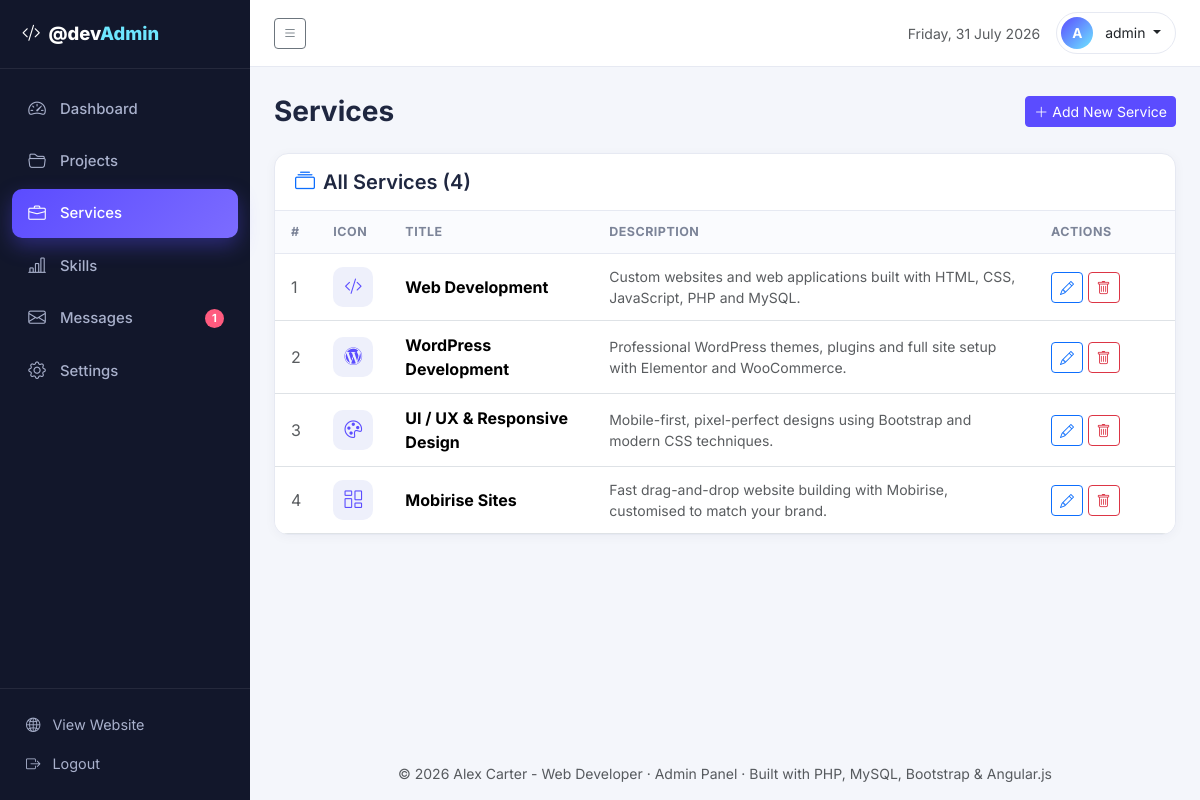
Screenshot of /admin/services.php (signed in) with the database file from the repository.
### tables this page shows
CREATE TABLE services (
  id INT AUTO_INCREMENT PRIMARY KEY,
  title VARCHAR(190) NOT NULL,
  icon VARCHAR(60) NOT NULL DEFAULT 'bi-code-slash',
  description TEXT,
  sort_order INT DEFAULT 0
);

### includes/config.php (called while the page is built, shortened)
<?php
function db(): mysqli
{
    static $conn = null;
    if ($conn === null) {
        try {
            $conn = new mysqli(DB_HOST, DB_USER, DB_PASS, DB_NAME);
            $conn->set_charset('utf8mb4');
        } catch (mysqli_sql_exception $e) {
            http_response_code(500);
            die('Database connection failed. Please import database.sql first. Error: ' . htmlspecialchars($e->getMessage()));
        }
    }
    return $conn;
}

### includes/functions.php (called while the page is built, shortened)
<?php
function e(?string $value): string
{
    return htmlspecialchars((string)$value, ENT_QUOTES, 'UTF-8');
}
function fetch_all(string $sql, string $types = '', array $params = []): array
{
    $stmt = db()->prepare($sql);
    if ($params) {
        $stmt->bind_param($types, ...$params);
    }
    $stmt->execute();
    return $stmt->get_result()->fetch_all(MYSQLI_ASSOC);
}
function fetch_one(string $sql, string $types = '', array $params = []): ?array
{
    $rows = fetch_all($sql, $types, $params);
    return $rows[0] ?? null;
}

### admin/includes/auth.php (called while the page is built, shortened)
<?php
require_once __DIR__ . '/../../includes/config.php';
require_once __DIR__ . '/../../includes/functions.php';
function current_admin(): ?array
{
    return fetch_one('SELECT id, username, email FROM admin_users WHERE id = ?', 'i', [(int)$_SESSION['admin_id']]);
}

### admin/services.php (the view, shortened to what this page needs)
<?php
require_once __DIR__ . '/includes/header.php';
$editing = null;
$services = fetch_all('SELECT * FROM services ORDER BY sort_order ASC, id ASC');
?>
<div class="d-flex justify-content-between align-items-center flex-wrap gap-2 mb-4">
  <h1 class="h3 fw-bold mb-0">Services</h1>
  <button class="btn btn-primary btn-sm" data-bs-toggle="collapse" data-bs-target="#serviceForm" aria-expanded="<?php echo $editing ? 'true' : 'false'; ?>">
    <i class="bi bi-plus-lg me-1"></i><?php echo $editing ? 'Edit Service' : 'Add New Service'; ?>
  </button>
</div>
<div class="panel">
  <div class="panel-head"><h5 class="mb-0 fw-semibold"><i class="bi bi-collection me-2 text-primary"></i>All Services (<?php echo count($services); ?>)</h5></div>
  <div class="panel-body p-0">
    <div class="table-responsive">
      <table class="table table-hover align-middle mb-0 admin-table">
        <thead>
          <tr><th>#</th><th>Icon</th><th>Title</th><th>Description</th><th style="width:140px">Actions</th></tr>
        </thead>
        <tbody>
          <?php foreach ($services as $s): ?>
            <tr>
              <td class="text-muted"><?php echo $s['sort_order']; ?></td>
              <td><span class="service-icon-preview"><i class="bi <?php echo e($s['icon']); ?>"></i></span></td>
              <td><strong><?php echo e($s['title']); ?></strong></td>
              <td class="small text-muted"><?php echo e($s['description']); ?></td>
              <td>
                <a href="services.php?edit=<?php echo $s['id']; ?>" class="btn btn-sm btn-outline-primary" title="Edit"><i class="bi bi-pencil"></i></a>
                <form method="post" class="d-inline" onsubmit="return confirm('Delete this service?');">
                  <button type="submit" class="btn btn-sm btn-outline-danger" title="Delete"><i class="bi bi-trash"></i></button>
                </form>
              </td>
            </tr>
          <?php endforeach; ?>
        </tbody>
      </table>
    </div>
  </div>
</div>
<?php require_once __DIR__ . '/includes/footer.php'; ?>

### admin/includes/header.php (shortened to what this page needs)
<?php
require_once __DIR__ . '/auth.php';
$adminUser = current_admin();
$activePage = basename($_SERVER['PHP_SELF']);
?>
<!DOCTYPE html>
<html lang="en">
<head>
  <link href="https://cdn.jsdelivr.net/npm/bootstrap@5.3.3/dist/css/bootstrap.min.css" rel="stylesheet">
  <link rel="stylesheet" href="https://cdn.jsdelivr.net/npm/bootstrap-icons@1.11.3/font/bootstrap-icons.min.css">
  <link rel="stylesheet" href="assets/css/admin.css">
</head>
<body>
<div class="admin-wrapper">
  <aside class="sidebar" id="sidebar">
    <div class="sidebar-brand">
      <a href="dashboard.php" class="text-white text-decoration-none"><i class="bi bi-code-slash me-2"></i>&#64;dev<span class="brand-accent">Admin</span></a>
    </div>
    <nav class="sidebar-nav">
      <a href="dashboard.php" class="<?php echo $activePage === 'dashboard.php' ? 'active' : ''; ?>"><i class="bi bi-speedometer2"></i> Dashboard</a>
      <a href="projects.php" class="<?php echo $activePage === 'projects.php' ? 'active' : ''; ?>"><i class="bi bi-folder2-open"></i> Projects</a>
      <a href="services.php" class="<?php echo $activePage === 'services.php' ? 'active' : ''; ?>"><i class="bi bi-briefcase"></i> Services</a>
      <a href="skills.php" class="<?php echo $activePage === 'skills.php' ? 'active' : ''; ?>"><i class="bi bi-bar-chart-line"></i> Skills</a>
      <a href="messages.php" class="<?php echo $activePage === 'messages.php' ? 'active' : ''; ?>">
        <i class="bi bi-envelope"></i> Messages
        <?php $unread = (int)(db()->query('SELECT COUNT(*) c FROM messages WHERE is_read = 0')->fetch_assoc()['c'] ?? 0); ?>
        <?php if ($unread > 0): ?><span class="badge badge-unread"><?php echo $unread; ?></span><?php endif; ?>
      </a>
      <a href="settings.php" class="<?php echo $activePage === 'settings.php' ? 'active' : ''; ?>"><i class="bi bi-gear"></i> Settings</a>
    </nav>
    <div class="sidebar-footer">
      <a href="../index.php" target="_blank"><i class="bi bi-globe2"></i> View Website</a>
      <a href="logout.php"><i class="bi bi-box-arrow-right"></i> Logout</a>
    </div>
  </aside>
  <div class="main-area">
    <header class="topbar">
      <button class="btn btn-sm btn-outline-secondary sidebar-toggle" id="sidebarToggle" aria-label="Toggle sidebar"><i class="bi bi-list"></i></button>
      <div class="ms-auto d-flex align-items-center gap-3">
        <span class="topbar-date small text-muted d-none d-md-inline"><?php echo date('l, d F Y'); ?></span>
        <div class="dropdown">
          <button class="btn btn-sm dropdown-toggle admin-avatar-btn" data-bs-toggle="dropdown" aria-expanded="false">
            <span class="admin-avatar"><?php echo strtoupper(substr($adminUser['username'] ?? 'A', 0, 1)); ?></span>
            <span class="d-none d-md-inline"><?php echo e($adminUser['username'] ?? 'Admin'); ?></span>
          </button>
        </div>
      </div>
    </header>
    <main class="content">

### admin/assets/css/admin.css (style rules this page uses)
:root { --admin-bg: #f4f6fb; --admin-sidebar: #12172b; --admin-sidebar-hover: #1c2340; --admin-primary: #5b4cff; --admin-text: #1f2740; --admin-border: #e6e9f2; }
* { font-family: 'Inter', sans-serif; }
body { background: var(--admin-bg); color: var(--admin-text); }
.admin-wrapper { display: flex; min-height: 100vh; }
.sidebar { width: 250px; min-height: 100vh; background: var(--admin-sidebar); display: flex; flex-direction: column; position: fixed; top: 0; bottom: 0; left: 0; z-index: 1040; transition: margin-left .25s ease; }
.sidebar-brand { padding: 20px 22px; font-weight: 800; font-size: 1.15rem; border-bottom: 1px solid rgba(255, 255, 255, .08); }
.brand-accent { color: #6ee7ff; }
.sidebar-nav { flex: 1; padding: 16px 12px; }
.sidebar-nav a { display: flex; align-items: center; gap: 12px; color: #a9b1cc; text-decoration: none; padding: 11px 14px; border-radius: 10px; margin-bottom: 4px; font-weight: 500; font-size: .93rem; transition: all .2s ease; }
.sidebar-nav a i { font-size: 1.1rem; width: 22px; text-align: center; }
.sidebar-nav a.active { background: linear-gradient(135deg, var(--admin-primary), #7c6cff); color: #fff; box-shadow: 0 8px 20px rgba(91, 76, 255, .35); }
.badge-unread { margin-left: auto; background: #ff5b7f; color: #fff; border-radius: 20px; font-weight: 700; }
.sidebar-footer { padding: 16px 12px; border-top: 1px solid rgba(255, 255, 255, .08); }
.sidebar-footer a { display: flex; align-items: center; gap: 12px; color: #a9b1cc; text-decoration: none; padding: 9px 14px; border-radius: 10px; font-size: .9rem; }
.main-area { flex: 1; margin-left: 250px; display: flex; flex-direction: column; min-height: 100vh; transition: margin-left .25s ease; }
.topbar { background: #fff; border-bottom: 1px solid var(--admin-border); padding: 12px 24px; display: flex; align-items: center; position: sticky; top: 0; z-index: 1030; }
.admin-avatar-btn { border: 1px solid var(--admin-border); border-radius: 30px; padding: 4px 14px 4px 4px; }
.admin-avatar { display: inline-flex; align-items: center; justify-content: center; width: 32px; height: 32px; border-radius: 50%; background: linear-gradient(135deg, var(--admin-primary), #6ee7ff); color: #fff; font-weight: 700; margin-right: 8px; font-size: .85rem; }
.content { flex: 1; padding: 28px 24px; }
.panel { background: #fff; border: 1px solid var(--admin-border); border-radius: 14px; box-shadow: 0 2px 12px rgba(23, 32, 70, .04); overflow: hidden; }
.panel-head { padding: 16px 20px; border-bottom: 1px solid var(--admin-border); }
.panel-body { padding: 20px; }
.admin-table thead th { font-size: .78rem; text-transform: uppercase; letter-spacing: .5px; color: #7c8498; background: #fafbfe; font-weight: 700; border-bottom: 1px solid var(--admin-border); padding: 12px 16px; }
.admin-table tbody td { padding: 12px 16px; vertical-align: middle; }
.service-icon-preview { width: 40px; height: 40px; border-radius: 10px; display: inline-flex; align-items: center; justify-content: center; background: #eef0fb; color: var(--admin-primary); font-size: 1.1rem; }
.btn-primary { background: var(--admin-primary); border-color: var(--admin-primary); }

### rows the page displays
services: sort_order "1", title "Web Development", description "Custom websites and web applications built with HTML, CSS, JavaScript, PHP and MySQL."
services: sort_order "2", title "WordPress Development", description "Professional WordPress themes, plugins and full site setup with Elementor and WooCommerce."
services: sort_order "3", title "UI / UX & Responsive Design", description "Mobile-first, pixel-perfect designs using Bootstrap and modern CSS techniques."
services: sort_order "4", title "Mobirise Sites", description "Fast drag-and-drop website building with Mobirise, customised to match your brand."

### other values shown
$unread "1"
substr($adminUser['username'] ?? 'A', 0, 1) "A"
$adminUser['username'] "admin"
count($services) "4"
get_setting('site_title', 'Portfolio') "Alex Carter - Web Developer"
